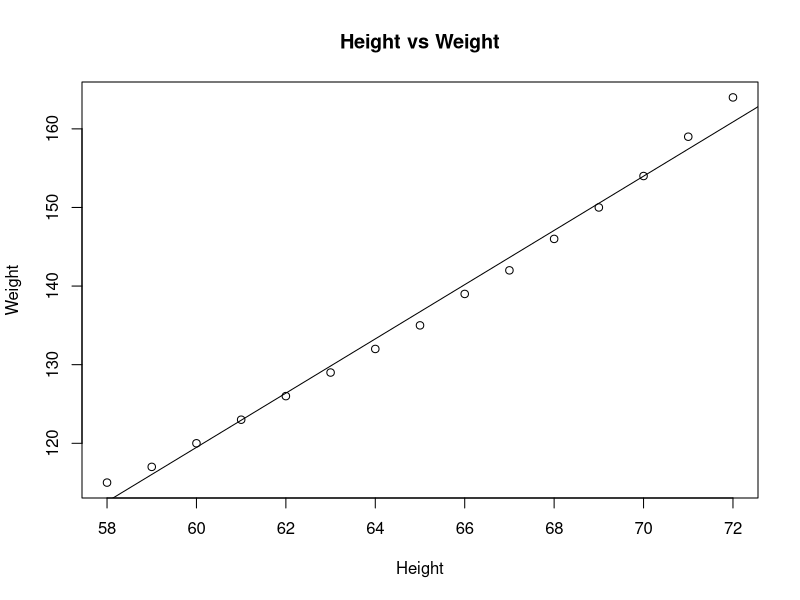

This chart was generated by the following R code:
# Load the datasets
data(trees)
data(women)

# View the datasets
head(trees)
head(women)

# Create a linear regression model
women_model <- lm(weight ~ height, data = women)

# View model summary
summary(women_model)

# Create a scatter plot
plot(women$height, women$weight,
     main = "Height vs Weight",
     xlab = "Height",
     ylab = "Weight")

# Add regression line
abline(women_model)
